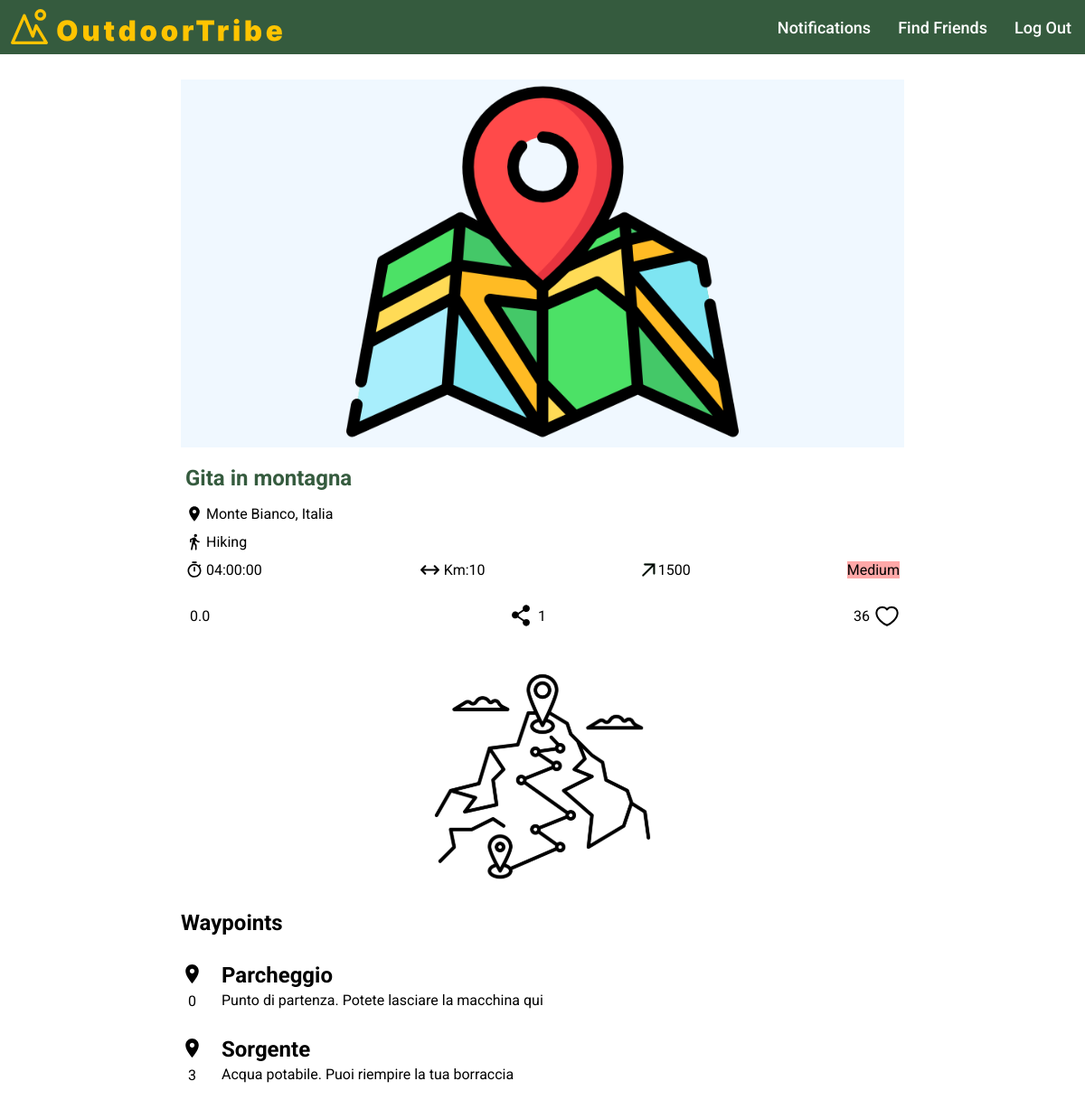
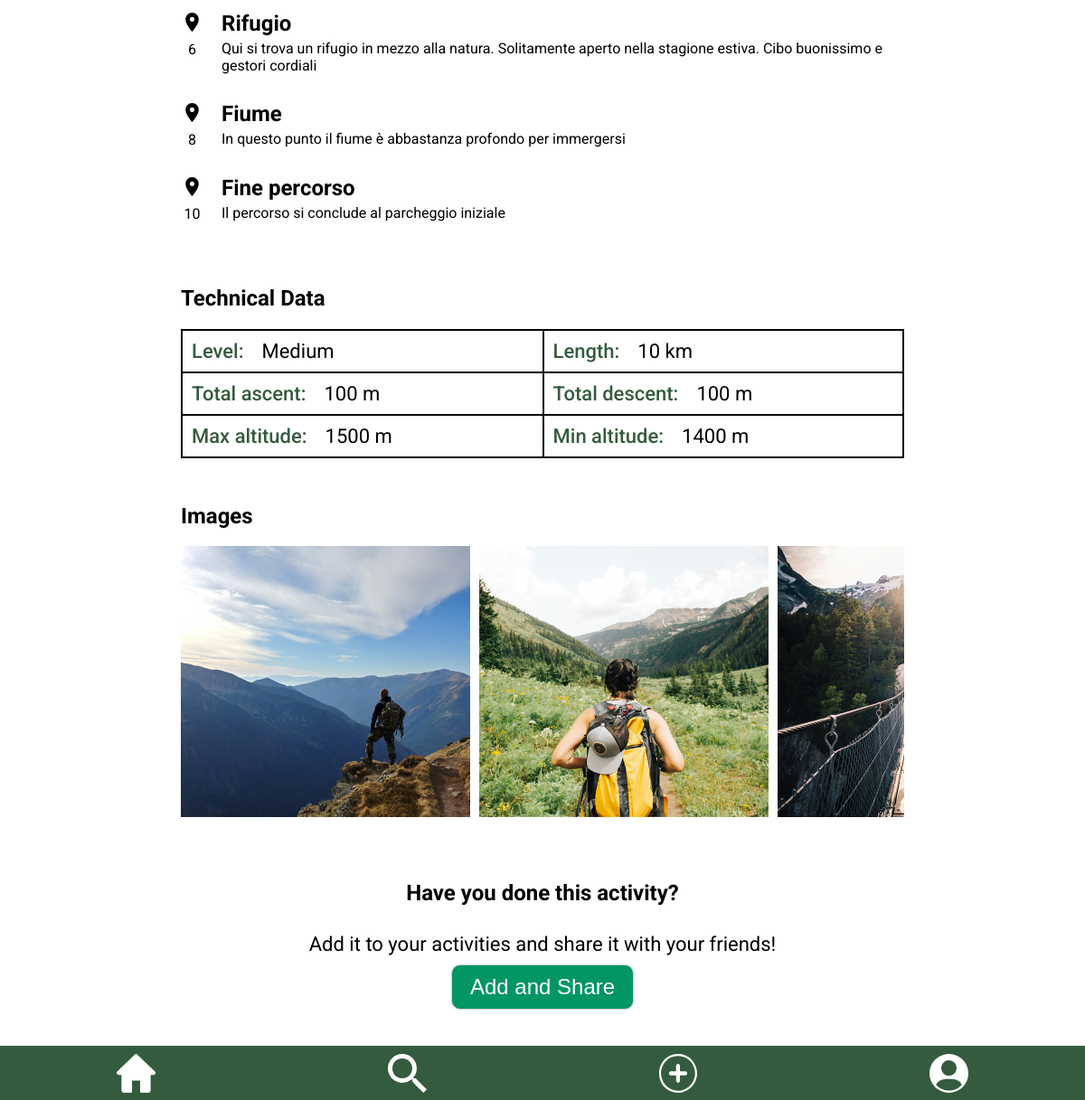
Page /public/post_details.php?id=11 (signed in) on the committed database (2 pictures, top to bottom).
### tables this page shows
CREATE TABLE `post` (
  `id` int NOT NULL,
  `user_id` int NOT NULL,
  `title` varchar(255) NOT NULL,
  `location` varchar(100) NOT NULL,
  `activity` varchar(100) NOT NULL,
  `duration` varchar(255) DEFAULT NULL,
  `length` float DEFAULT NULL,
  `max_altitude` float DEFAULT NULL,
  `min_altitude` float DEFAULT NULL,
  `max_ascent` float DEFAULT NULL,
  `min_descent` float DEFAULT NULL,
  `difficulty` varchar(6) DEFAULT NULL,
  `likes` int DEFAULT NULL,
  `created_at` timestamp NOT NULL DEFAULT CURRENT_TIMESTAMP
);

CREATE TABLE `waypoints` (
  `id` int NOT NULL,
  `post_id` int NOT NULL,
  `coordinates` varchar(255) DEFAULT NULL,
  `km` float NOT NULL,
  `title` varchar(255) DEFAULT NULL,
  `description` text
);

CREATE TABLE `photo` (
  `id` int NOT NULL,
  `post_id` int DEFAULT NULL,
  `user_id` int DEFAULT NULL,
  `name` text NOT NULL
);

### admin/functions.php (called while the page is built, shortened)
<?php
function getAverageRating($conn, $post_id)
{
  $query_average_rating = "SELECT AVG(rating) AS average_rating FROM post_ratings WHERE post_id = ?";
  $stmt_avg_rating = $conn->prepare($query_average_rating);
  $stmt_avg_rating->bind_param("i", $post_id);
  $stmt_avg_rating->execute();
  $result_avg_rating = $stmt_avg_rating->get_result();
  $average_rating_row = $result_avg_rating->fetch_assoc();
  $average_rating = $average_rating_row['average_rating'];
  if ($average_rating === null) {
    $average_rating = 0;
  }
  return $average_rating;
}
function getLike($conn, $post_id, $current_user_id)
{
  $checkQuery = "SELECT COUNT(*) FROM likes WHERE post_id = {$post_id} AND user_id = $current_user_id";
  $checkResult = mysqli_query($conn, $checkQuery);
  $row_likes = mysqli_fetch_array($checkResult);
  if ($row_likes[0] > 0) {
    $like_icon_class = 'like-icon liked';
  } else {
    $like_icon_class = 'like-icon';
  }
  return $like_icon_class;
}
function getUserInfo($conn, $user_id)
{
  $user_query = "SELECT name, surname FROM user WHERE id = $user_id";
  $user_result = $conn->query($user_query);
  if ($user_result && $user_result->num_rows > 0) {
    return $user_result->fetch_assoc();
  } else {
    return false;
  }
}

### public/post_details.php (the view, shortened to what this page needs)
<?php
include("./../server/connection.php");
include("./../admin/functions.php");
?>
<!DOCTYPE html>
<html lang="en">
<head>
  <link rel="stylesheet" href="./../templates/header/header.css">
  <link rel="stylesheet" href="./../templates/footer/footer.css">
  <link rel="stylesheet" href="./../templates/components/components.css">
  <link rel="stylesheet" href="./../templates/post/post.css">
  <link rel="stylesheet" href="./../templates/popup-likes/popup-likes.css">
  <link rel="stylesheet" href="./styles/post_details.css">
</head>
<body>
  <main>
    <?php
    $current_user_id = $_SESSION['user_id'];
    if (isset($_GET['id'])) {
      $post_id = $_GET['id'];
      $post_query = "SELECT *,
                    (SELECT COUNT(*) FROM shared_post WHERE post_id = post.id) AS shares
                    FROM post WHERE id = $post_id";
      $result = $conn->query($post_query);
      if ($result->num_rows > 0) {
        $post = $result->fetch_assoc();
        $like_icon_class = getLike($conn, $post_id, $current_user_id);
        $user_info = getUserInfo($conn, $post['user_id']);
        if ($user_info !== false) {
          $average_rating = getAverageRating($conn, $post['id']);
          $shares = $post['shares'];
          $title = $post['title'];
          $location = $post['location'];
          $activity = $post['activity'];
          $duration = $post['duration'];
          $length = $post['length'];
          $altitude = $post['max_altitude'];
          $difficulty = $post['difficulty'];
          $likes = $post['likes'];
          $is_post_details = true;
          include("./../templates/post/post.php");
        } else {
          echo "Errore: Impossibile trovare l'utente con ID " . $user_id;
        }
      } else {
        echo "Post non trovato.";
      }
    ?>
      <div class="waypoints-container">
        <?php
        $waypoints_query = "SELECT * FROM waypoints WHERE post_id = $post_id";
        $waypoints_result = $conn->query($waypoints_query);
        ?>
        <img src="./../assets/icons/waypoints.svg" alt="route-icon">
        <h2>Waypoints</h2>
        <?php
        if ($waypoints_result->num_rows > 0) {
          while ($waypoint = $waypoints_result->fetch_assoc()) {
        ?>
            <div class="waypoints">
              <div class="waipoints-1">
                <div class="icon"><img src="./../assets/icons/location.svg" alt=""></div>
                <div class="number"><?php echo $waypoint['km']; ?></div>
              </div>
              <div class="waypoints-2">
                <h2><?php echo $waypoint['title']; ?></h2>
                <div class="description"><?php echo $waypoint['description']; ?></div>
              </div>
            </div>
        <?php
          }
        } else {
          echo "Nessun waypoint trovato per questo post.";
        }
        ?>
      </div>
      <div class="technical-data">
        <?php
        $data_query = "SELECT * FROM post WHERE id = $post_id";
        $data_result = $conn->query($data_query);
        ?>
        <h2>Technical Data</h2>
        <?php
        if ($data_result->num_rows > 0) {
          $data = $data_result->fetch_assoc();
        ?>
          <div class="grid-data">
            <div class="level">
              <p class="paragraph-450">Level:</p>
              <p class="paragraph-400"><?php echo $data['difficulty']; ?></p>
            </div>
            <div class="length">
              <p class="paragraph-450">Length:</p>
              <p class="paragraph-400"><?php echo $data['length'] . " km"; ?></p>
            </div>
            <div class="ascent">
              <p class="paragraph-450">Total ascent:</p>
              <p class="paragraph-400"><?php echo $data['max_ascent'] . " m"; ?></p>
            </div>
            <div class="descent">
              <p class="paragraph-450">Total descent:</p>
              <p class="paragraph-400"><?php echo $data['min_descent'] . " m"; ?></p>
            </div>
            <div class="max-altitude">
              <p class="paragraph-450">Max altitude:</p>
              <p class="paragraph-400"><?php echo $data['max_altitude'] . " m"; ?></p>
            </div>
            <div class="min-altitude">
              <p class="paragraph-450">Min altitude:</p>
              <p class="paragraph-400"><?php echo $data['min_altitude'] . " m"; ?></p>
            </div>
          </div>
        <?php
        } else {
          echo "<p>Nessun dato tecnico disponibile per questo post.</p>";
        }
        ?>
      </div>
      <div class="images">
        <?php
        $images_query = "SELECT * FROM photo WHERE post_id = $post_id";
        $images_result = $conn->query($images_query);
        $images_shown = 4;
        ?>
        <h2>Images</h2>
        <div class="image-scroll-container">
          <div class="image-container">
            <?php
            if ($images_result->num_rows > 0) {
              $i = 0;
              while ($i < $images_shown && $image = $images_result->fetch_assoc()) {
            ?>
                <img class="clickable-image" src="./../uploads/photos/post/<?php echo $image['name']; ?>" alt="Post Image">
              <?php
                $i++;
              }
              ?>
            <?php
            } else {
              echo "Nessuna foto ancora caricata per questa avventura.";
            }
            ?>
          </div>
        </div>
      </div>
      <div class="share">
        <h2>Have you done this activity?</h2>
        <p class="paragraph-400">Add it to your activities and share it with your friends!</p>
        <input class="full-btn" type="button" value="Add and Share" onclick="sharePost(<?php echo $post_id; ?>)">
      </div>
    <?php
    } else {
      echo "ID del post non specificato.";
    }
    ?>
  </main>
</body>
</html>

### templates/post/post.php (shortened to what this page needs)
<div class="post-container">
  <div class="photo-container">
    <div class="map">
      <img src="./../assets/icons/map.svg" alt="post-picture">
    </div>
  </div>
  <div class="info-container">
    <div class="title">
      <?php if (!$is_post_details) : ?>
        <h2><a href="post_details.php?id=<?php echo $post_id; ?>"><?php echo $title; ?></a></h2>
      <?php else : ?>
        <h2><?php echo $title; ?></h2>
      <?php endif; ?>
    </div>
    <div class="location">
      <img src="./../assets/icons/location.svg" alt="location-icon">
      <p><?php echo $location; ?></p>
    </div>
    <div class="activity">
      <img src="./../assets/icons/activity.svg" alt="activity-icon">
      <p><?php echo $activity; ?></p>
    </div>
    <div class="details-container">
      <div class="duration">
        <img src="./../assets/icons/time.svg" alt="duration-activity-icon">
        <p><?php echo $duration; ?></p>
      </div>
      <div class="length">
        <img src="./../assets/icons/length.svg" alt="length-activity-icon">
        <p>Km:<?php echo $length; ?></p>
      </div>
      <div class="altitude">
        <img src="./../assets/icons/altitude.svg" alt="altitude-activity-icon">
        <p><?php echo $altitude; ?></p>
      </div>
      <div class="difficulty-<?php echo strtolower($difficulty); ?>">
        <p><?php echo $difficulty; ?></p>
      </div>
    </div>
    <div class="rating-likes">
      <div class="rating">
        <p> <?php echo number_format($average_rating, 1); ?> </p>
      </div>
      <div class="shares">
        <img src="../assets/icons/shared.svg" alt="shared-icon">
        <p><?php echo $shares; ?></p>
      </div>
      <div class="likes">
        <p id="likes-<?php echo $post_id; ?>" data-post-id="<?php echo $post_id; ?>" class="likes-count"><?php echo $likes; ?></p>
        <div class="<?php echo $like_icon_class; ?>" data-post-id="<?php echo $post_id; ?>"></div>
      </div>
    </div>
  </div>
</div>

### templates/header/header.css (style rules this page uses)
header { font-family: "Roboto", sans-serif; height: 60px; display: flex; flex-direction: row; background-color: #355B3E; align-items:center; margin: auto; position: fixed; top: 0; left: 0; right: 0; z-index: 1; }
.left-section { flex: 1; display: flex; }
.right-section { display: flex; align-items: center; }
.logo { margin-left: 10px; height: 45px; }
.menu { position: absolute; top: 65px; right: 0px; width: 130px; background-color: #355B3E; color: #ffffff; padding: 20px; align-items: center; }
.menu a { color: #ffffff; font-weight: 500; font-size: 18px; text-decoration: none; padding: 0 15px; }
@media screen and (min-width: 769px) { .menu { position: static; width: auto; background-color: transparent; color: inherit; padding: 0; display: flex; flex-direction: row; } }

### templates/footer/footer.css (style rules this page uses)
.footer-nav { height: 60px; display: flex; flex-direction: row; background-color: #355B3E; align-items:center; margin: auto; justify-content:space-around; position: fixed; bottom: 0; left: 0; right: 0; }
.footer-nav img { height: 43px; margin-top: 5px; }

### templates/components/components.css (style rules this page uses)
body { font-family: "Roboto", sans-serif; }
.full-btn, .border-btn { border-radius: 10px; border: 1px solid #ccc; font-size: 24px; }
.full-btn { color: white; background-color: #029664; }
.paragraph-400, .paragraph-450, .errore { color: #355B3E; font-weight: 400; font-size: 22px; max-width: 100%; height: auto; }
.paragraph-450, .errore { font-weight: 450; }

### templates/post/post.css (style rules this page uses)
.post-container { display: flex; flex-direction: column; justify-content: center; margin-top: 50px; margin-bottom: 30px; border: 2px solid black; min-width: 400px; }
.photo-container { display: flex; justify-content: center; }
.map img { max-height: 200px; }
.title h2 { color: #355B3E; }
.location, .activity, .duration, .length, .altitude, .details-container, .rating-likes, .rating, .likes, .shares { display: flex; }
.likes { align-items: center; cursor: pointer; }
.rating, .shares { align-items: center; }
.likes p, .shares p { margin: 0 5px; }
.like-icon { width: 28px; height: 28px; background-image: url('./../../assets/icons/like.svg'); background-repeat: no-repeat; }
.location, .activity, .details-container { margin-top: -20px; }
.rating-likes img { height: 28px; }
.rating p { margin-left: 5px; }
.details-container, .rating-likes { justify-content: space-between; }
.location img, .activity img, .duration img { min-height: 20px; margin-right: 3px; }
.length img { min-width: 25px; margin-right: 3px; }
.altitude img { min-width: 15px; margin-right: 3px; }
.info-container { margin: 0 5px; }
.difficulty-medium p { background-color: #FFA8A8; }
@media screen and (min-width: 900px) { .post-container { min-width: 600px; } }

### public/styles/post_details.css (style rules this page uses)
body { display: flex; justify-content: center; font-family: "Roboto", sans-serif; margin-bottom: 100px; }
main { margin-top: 30px; }
.post-container { border: none; }
.photo-container .map img { min-width: 400px; max-height: none; }
.photo-container { background-color: aliceblue; }
.waypoints-container { display: flex; flex-direction: column; max-width: 800px; }
.waypoints-container > img { width: 250px; margin: auto; }
.waypoints-container > h2 { margin-bottom: 0; }
.waypoints { display: flex; column-gap: 20px; margin-top: 30px; }
.icon { display: flex; }
.waypoints-2, .waipoints-1 { display: flex; flex-direction: column; row-gap: 4px; }
.waipoints-1 { row-gap: 8px; }
.waypoints img { height: 25px; margin-top: auto; margin-bottom: auto; }
.waypoints h2 { margin: 0; }
.number { display: flex; justify-content: center; }
.technical-data { display: flex; flex-direction: column; }
.grid-data { display: grid; grid-template-columns: auto auto; border: 1px solid #000; }
.level, .technical-data .length, .ascent, .descent, .max-altitude, .min-altitude { display: flex; border: 1px solid #000; }
.paragraph-400, .paragraph-450 { margin: 10px; }
.paragraph-400 { color: #000; }
.images { max-width: 800px; }
.image-scroll-container { overflow-x: auto; display: flex; flex-direction: column; }
.image-container { display: flex; gap: 10px; height: 300px; }
.image-container img { max-width: 40%; object-fit: cover; }
.technical-data, .images, .share { margin-top: 50px; }
.share { display: flex; flex-direction: column; align-items: center; justify-content: center; }
.full-btn { padding: 10px 20px; }

### rows in the picture
post: title "Gita in montagna", location "Monte Bianco, Italia", activity "Hiking", duration "04:00:00", length "10", max_altitude "1500", difficulty "Medium", likes "36", max_ascent "100", min_descent "100", min_altitude "1400"
waypoints: km "0", title "Parcheggio", description "Punto di partenza. Potete lasciare la macchina qui"
waypoints: km "3", title "Sorgente", description "Acqua potabile. Puoi riempire la tua borraccia"
waypoints: km "6", title "Rifugio", description "Qui si trova un rifugio in mezzo alla natura. Solitamente aperto nella stagione estiva. Cibo buonissimo e gestori cordiali"
waypoints: km "8", title "Fiume", description "In questo punto il fiume è abbastanza profondo per immergersi"
waypoints: km "10", title "Fine percorso", description "Il percorso si conclude al parcheggio iniziale"
photo: name (picture)
photo: name (picture)
photo: name (picture)

### other values in the picture
$average_rating "0.0"
$shares "1"
